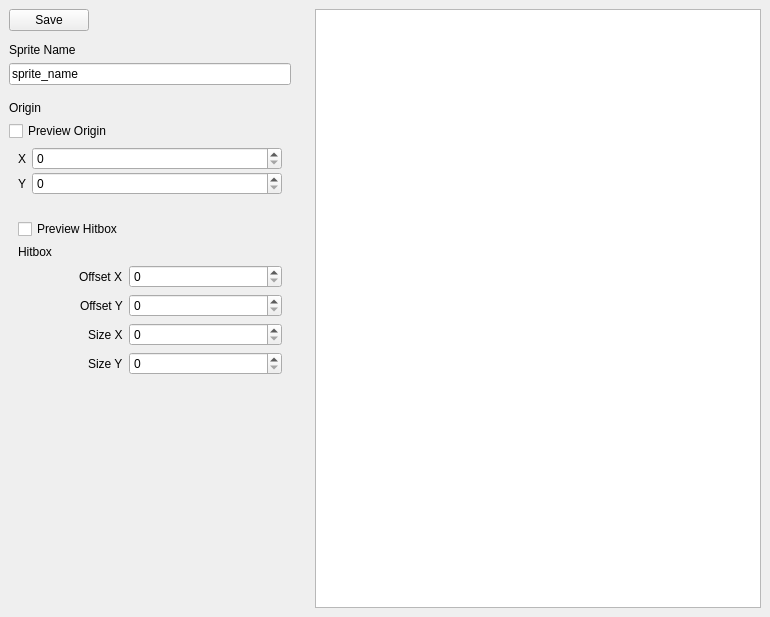
<?xml version="1.0" encoding="UTF-8"?>
<ui version="4.0">
 <class>SpriteEditor</class>
 <widget class="QWidget" name="SpriteEditor">
  <property name="geometry">
   <rect>
    <x>0</x>
    <y>0</y>
    <width>770</width>
    <height>617</height>
   </rect>
  </property>
  <property name="windowTitle">
   <string>Form</string>
  </property>
  <layout class="QHBoxLayout" name="horizontalLayout_2">
   <property name="leftMargin">
    <number>0</number>
   </property>
   <property name="topMargin">
    <number>0</number>
   </property>
   <property name="rightMargin">
    <number>0</number>
   </property>
   <property name="bottomMargin">
    <number>0</number>
   </property>
   <item>
    <widget class="QWidget" name="widget" native="true">
     <property name="sizePolicy">
      <sizepolicy hsizetype="Preferred" vsizetype="Preferred">
       <horstretch>0</horstretch>
       <verstretch>0</verstretch>
      </sizepolicy>
     </property>
     <property name="maximumSize">
      <size>
       <width>300</width>
       <height>16777215</height>
      </size>
     </property>
     <layout class="QVBoxLayout" name="verticalLayout">
      <item alignment="Qt::AlignLeft">
       <widget class="QWidget" name="saveContainer" native="true">
        <layout class="QHBoxLayout" name="horizontalLayout_3">
         <property name="spacing">
          <number>0</number>
         </property>
         <property name="leftMargin">
          <number>0</number>
         </property>
         <property name="topMargin">
          <number>0</number>
         </property>
         <property name="rightMargin">
          <number>0</number>
         </property>
         <property name="bottomMargin">
          <number>0</number>
         </property>
         <item>
          <widget class="QPushButton" name="spriteSave">
           <property name="text">
            <string>Save</string>
           </property>
           <property name="icon">
            <iconset>
             <normalon>:/rc/icons/checkmark.svg</normalon>
            </iconset>
           </property>
          </widget>
         </item>
        </layout>
       </widget>
      </item>
      <item alignment="Qt::AlignTop">
       <widget class="QWidget" name="horizontalWidget" native="true">
        <property name="maximumSize">
         <size>
          <width>16777215</width>
          <height>95</height>
         </size>
        </property>
        <layout class="QHBoxLayout" name="horizontalLayout">
         <property name="spacing">
          <number>0</number>
         </property>
         <property name="leftMargin">
          <number>0</number>
         </property>
         <property name="topMargin">
          <number>0</number>
         </property>
         <property name="rightMargin">
          <number>0</number>
         </property>
         <property name="bottomMargin">
          <number>0</number>
         </property>
         <item alignment="Qt::AlignTop">
          <widget class="QWidget" name="verticalWidget" native="true">
           <layout class="QVBoxLayout" name="verticalLayout_2">
            <property name="spacing">
             <number>5</number>
            </property>
            <property name="leftMargin">
             <number>0</number>
            </property>
            <property name="topMargin">
             <number>0</number>
            </property>
            <property name="rightMargin">
             <number>0</number>
            </property>
            <property name="bottomMargin">
             <number>0</number>
            </property>
           </layout>
          </widget>
         </item>
        </layout>
       </widget>
      </item>
      <item>
       <widget class="QWidget" name="widget_2" native="true">
        <layout class="QVBoxLayout" name="verticalLayout_5">
         <property name="spacing">
          <number>0</number>
         </property>
         <property name="leftMargin">
          <number>0</number>
         </property>
         <property name="topMargin">
          <number>0</number>
         </property>
         <property name="rightMargin">
          <number>0</number>
         </property>
         <property name="bottomMargin">
          <number>0</number>
         </property>
         <item>
          <widget class="QWidget" name="horizontalWidget_2" native="true">
           <property name="maximumSize">
            <size>
             <width>16777215</width>
             <height>16777215</height>
            </size>
           </property>
           <layout class="QHBoxLayout" name="horizontalLayout_6">
            <property name="leftMargin">
             <number>0</number>
            </property>
            <property name="topMargin">
             <number>0</number>
            </property>
            <property name="rightMargin">
             <number>0</number>
            </property>
            <property name="bottomMargin">
             <number>0</number>
            </property>
            <item>
             <layout class="QVBoxLayout" name="verticalLayout_4">
              <item>
               <widget class="QLabel" name="label_2">
                <property name="text">
                 <string>Sprite Name</string>
                </property>
               </widget>
              </item>
              <item>
               <widget class="QLineEdit" name="spriteNameEdit">
                <property name="text">
                 <string>sprite_name</string>
                </property>
               </widget>
              </item>
              <item>
               <spacer name="verticalSpacer_2">
                <property name="orientation">
                 <enum>Qt::Vertical</enum>
                </property>
                <property name="sizeType">
                 <enum>QSizePolicy::Fixed</enum>
                </property>
                <property name="sizeHint" stdset="0">
                 <size>
                  <width>0</width>
                  <height>10</height>
                 </size>
                </property>
               </spacer>
              </item>
              <item>
               <widget class="QLabel" name="label_4">
                <property name="text">
                 <string>Origin</string>
                </property>
               </widget>
              </item>
              <item>
               <widget class="QCheckBox" name="checkBox_2">
                <property name="text">
                 <string>Preview Origin</string>
                </property>
               </widget>
              </item>
              <item>
               <widget class="QWidget" name="verticalWidget_3" native="true">
                <layout class="QFormLayout" name="formLayout">
                 <property name="labelAlignment">
                  <set>Qt::AlignRight|Qt::AlignTrailing|Qt::AlignVCenter</set>
                 </property>
                 <property name="verticalSpacing">
                  <number>2</number>
                 </property>
                 <property name="topMargin">
                  <number>0</number>
                 </property>
                 <item row="2" column="0">
                  <widget class="QLabel" name="label">
                   <property name="text">
                    <string>X</string>
                   </property>
                  </widget>
                 </item>
                 <item row="2" column="1">
                  <widget class="QSpinBox" name="spinBox"/>
                 </item>
                 <item row="3" column="0">
                  <widget class="QLabel" name="label_5">
                   <property name="text">
                    <string>Y</string>
                   </property>
                  </widget>
                 </item>
                 <item row="3" column="1">
                  <widget class="QSpinBox" name="spinBox_2"/>
                 </item>
                </layout>
               </widget>
              </item>
             </layout>
            </item>
           </layout>
          </widget>
         </item>
        </layout>
       </widget>
      </item>
      <item>
       <widget class="QWidget" name="widget_4" native="true">
        <layout class="QVBoxLayout" name="verticalLayout_9">
         <property name="spacing">
          <number>0</number>
         </property>
         <property name="leftMargin">
          <number>0</number>
         </property>
         <property name="topMargin">
          <number>0</number>
         </property>
         <property name="rightMargin">
          <number>0</number>
         </property>
         <property name="bottomMargin">
          <number>0</number>
         </property>
         <item>
          <widget class="QWidget" name="verticalWidget_4" native="true">
           <layout class="QFormLayout" name="formLayout_2">
            <property name="labelAlignment">
             <set>Qt::AlignRight|Qt::AlignTrailing|Qt::AlignVCenter</set>
            </property>
            <property name="formAlignment">
             <set>Qt::AlignLeading|Qt::AlignLeft|Qt::AlignTop</set>
            </property>
            <item row="1" column="0">
             <widget class="QCheckBox" name="checkBox">
              <property name="text">
               <string>Preview Hitbox</string>
              </property>
             </widget>
            </item>
            <item row="4" column="0">
             <widget class="QLabel" name="label_9">
              <property name="text">
               <string>Offset X</string>
              </property>
             </widget>
            </item>
            <item row="4" column="1">
             <widget class="QSpinBox" name="spinBox_5"/>
            </item>
            <item row="5" column="0">
             <widget class="QLabel" name="label_10">
              <property name="text">
               <string>Offset Y</string>
              </property>
             </widget>
            </item>
            <item row="5" column="1">
             <widget class="QSpinBox" name="spinBox_6"/>
            </item>
            <item row="6" column="0">
             <widget class="QLabel" name="label_11">
              <property name="text">
               <string>Size X</string>
              </property>
             </widget>
            </item>
            <item row="6" column="1">
             <widget class="QSpinBox" name="spinBox_7"/>
            </item>
            <item row="7" column="0">
             <widget class="QLabel" name="label_12">
              <property name="text">
               <string>Size Y</string>
              </property>
             </widget>
            </item>
            <item row="7" column="1">
             <widget class="QSpinBox" name="spinBox_8"/>
            </item>
            <item row="2" column="0">
             <widget class="QLabel" name="label_8">
              <property name="text">
               <string>Hitbox</string>
              </property>
             </widget>
            </item>
           </layout>
          </widget>
         </item>
        </layout>
       </widget>
      </item>
      <item>
       <spacer name="verticalSpacer">
        <property name="orientation">
         <enum>Qt::Vertical</enum>
        </property>
        <property name="sizeType">
         <enum>QSizePolicy::Expanding</enum>
        </property>
        <property name="sizeHint" stdset="0">
         <size>
          <width>20</width>
          <height>1000000</height>
         </size>
        </property>
       </spacer>
      </item>
     </layout>
    </widget>
   </item>
   <item>
    <widget class="QWidget" name="widget_3" native="true">
     <layout class="QHBoxLayout" name="horizontalLayout_4">
      <item>
       <widget class="QGraphicsView" name="spritePreviewSet"/>
      </item>
     </layout>
    </widget>
   </item>
  </layout>
 </widget>
 <resources/>
 <connections/>
</ui>
